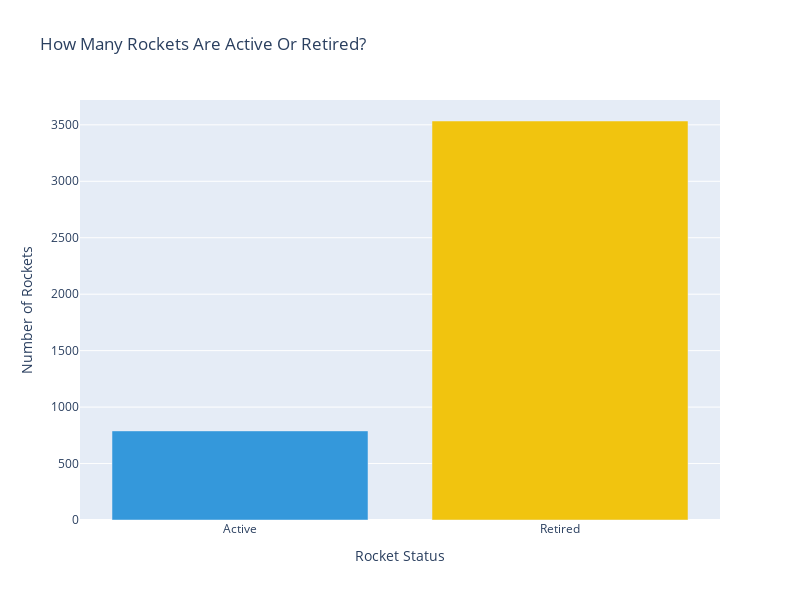

Source (notebook cell):
### Markdown cell above
### Number Of Active Vs. Retired Rockets

### Code cell
rocket_status = data.groupby("Rocket_Status", as_index=True).size()

fig = px.bar(rocket_status,
             x=rocket_status.index,
             y=rocket_status.values,
             title="How Many Rockets Are Active Or Retired?",
             color_discrete_sequence=['#3498db', '#f1c40f'],
             color=rocket_status.index,
             width=800,
             height=600
)

fig.update_layout(xaxis_title="Rocket Status",
                  yaxis_title="Number of Rockets",
                  xaxis_tickvals=[1, 0],
                  xaxis_ticktext=["Retired", "Active"]
)

fig.update_traces(hovertemplate='%{y} Rockets',showlegend=False).show()
del rocket_status

### Figure 1 — Plotly figure (JSON) as saved in the notebook; plotly's stock layout.template omitted (floating-point values rounded to 4 significant figures)
{"data": [{"alignmentgroup": "True", "hovertemplate": "%{y} Rockets", "legendgroup": "StatusActive", "marker": {"color": "#3498db", "pattern": {"shape": ""}}, "name": "StatusActive", "offsetgroup": "StatusActive", "orientation": "v", "showlegend": false, "textposition": "auto", "type": "bar", "x": ["StatusActive"], "xaxis": "x", "y": [789], "yaxis": "y"}, {"alignmentgroup": "True", "hovertemplate": "%{y} Rockets", "legendgroup": "StatusRetired", "marker": {"color": "#f1c40f", "pattern": {"shape": ""}}, "name": "StatusRetired", "offsetgroup": "StatusRetired", "orientation": "v", "showlegend": false, "textposition": "auto", "type": "bar", "x": ["StatusRetired"], "xaxis": "x", "y": [3534], "yaxis": "y"}], "layout": {"barmode": "relative", "height": 600, "legend": {"title": {"text": "Rocket_Status"}, "tracegroupgap": 0}, "title": {"text": "How Many Rockets Are Active Or Retired?"}, "width": 800, "xaxis": {"anchor": "y", "categoryarray": ["StatusActive", "StatusRetired"], "categoryorder": "array", "domain": [0, 1], "ticktext": ["Retired", "Active"], "tickvals": [1, 0], "title": {"text": "Rocket Status"}}, "yaxis": {"anchor": "x", "domain": [0, 1], "title": {"text": "Number of Rockets"}}}}
